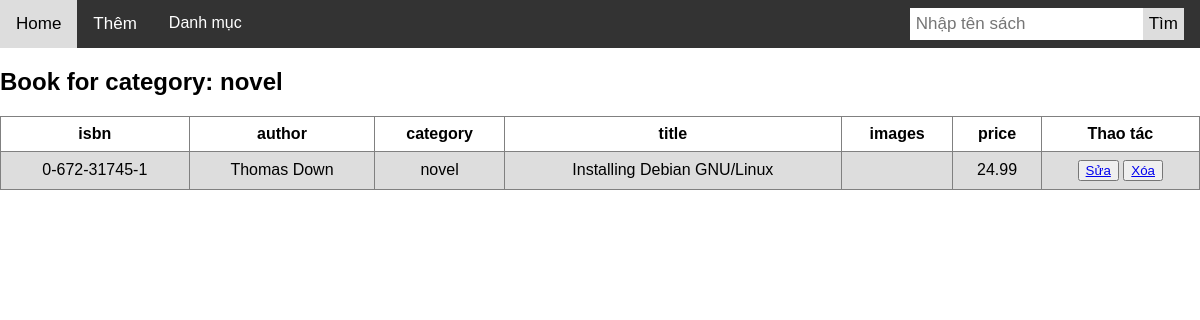
Before: /Page/Book/category.php?category=novel with the older database file.
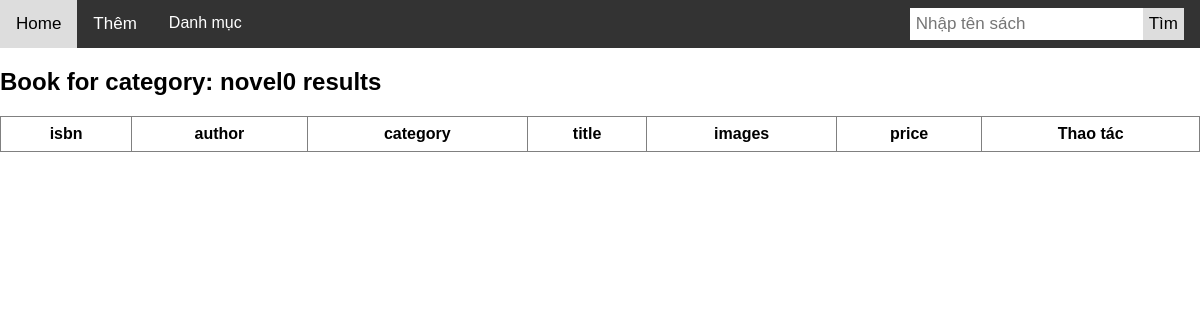
After: the same page with the newer database file.
### tables this page shows
CREATE TABLE `books` (
  `isbn` char(13) NOT NULL,
  `author` char(50) NOT NULL,
  `title` char(100) DEFAULT NULL,
  `category` text NOT NULL,
  `images` text NOT NULL,
  `price` float DEFAULT NULL
);

### connection.php (called while the page is built)
<?php
function ketnoiCSDL()
{
    $server = "localhost";
    $username = "root";
    $password = "";
    $dbname = "bookstore";
    $con = mysqli_connect($server, $username, $password);
    if (!$con) {
        echo "Ket noi khong thanh cong";
    } else {
        mysqli_select_db($con, $dbname);
        return $con;
    }
}

### Class/book.php (called while the page is built, shortened)
<?php
include_once '../../connection.php';
class BookModel
{
    private $con;
    function __construct()
    {
        $this->con = ketnoiCSDL();
    }
    private function run_my_select_sql($sql)
    {
        $result = mysqli_query($this->con, $sql);
        return $result;
    }
    public function getByCategory($category)
    {
        $sql = "SELECT *
                FROM books
                WHERE category = '$category'";
        return $this->run_my_select_sql($sql);
    }
}

### Page/Book/category.php (the view, shortened to what this page needs)
<!DOCTYPE html>
<html>
<head>
</head>
<body>
    <?php include_once 'menusach.php'; ?>
    <table id="t01">
        <tr>
            <th>isbn</th>
            <th>author</th>
            <th>category</th>
            <th>title</th>
            <th>images</th>
            <th>price</th>
            <th>Thao tác</th>
        </tr>
        <?php
        include_once '../../Class/book.php';
        $bookModel = new BookModel();
        if(isset($_GET["category"])){
            echo "<h2>Book for category: " . $_GET["category"];
            $result = $bookModel->getByCategory($_GET["category"]);
        }else{
            $result = $bookModel->getAll();
        }
        if ($result->num_rows > 0) {
            while ($row = $result->fetch_assoc()) {
                echo "<tr>"
                    . "<td>" . $row['isbn'] . "</td>"
                    . "<td>" . $row['author'] . "</td>"
                    . "<td>" . $row['category'] . "</td>"
                    . "<td>" . $row['title'] . "</td>"
                    . "<td>" . $row['images'] . "</td>"
                    . "<td>" . $row['price'] . "</td>"
                    . "<td>
                            <button><a href='./suasach.php?isbn=" . $row['isbn'] . "'>Sửa</a></button>
                            <button><a href='./xoasach.php?isbn=" . $row['isbn'] . "'>Xóa</a></button>
                        </td>"
                    . "</tr>";
            }
        } else {
            echo "0 results";
        }
        ?>
    </table>
</body>
</html>

### Page/Book/menusach.php (shortened to what this page needs)
<!DOCTYPE html>
<html>
<head>
</head>
<body>
<div class="topnav">
  <a  href="./index.php">Home</a>
  <a  href="./themsach.php">Thêm</a>
  <div class="dropdown">
    <button class="dropbtn">Danh mục
    </button>
  </div>
  <div class="search-container">
    <form action="./find.php" method="POST">
      <input type="text" placeholder="Nhập tên sách" name="search">
      <button type="submit">Tìm</button>
    </form>
  </div>
</div>
</body>
</html>

### Page/Book/category.php (style rules this page uses)
table { font-family: arial, sans-serif; border-collapse: collapse; width: 100%; }
td, th { border: 1px solid grey; text-align: center; padding: 8px; }
tr:nth-child(even) { background-color: #dddddd; }

### Page/Book/menusach.php (style rules this page uses)
* { box-sizing: border-box; }
body { margin: 0; font-family: Arial, Helvetica, sans-serif; }
.topnav { overflow: hidden; background-color: #333; }
.topnav a { float: left; display: block; color: white; text-align: center; padding: 14px 16px; text-decoration: none; font-size: 17px; }
.topnav .search-container { float: right; }
.topnav input[type=text] { padding: 6px; margin-top: 8px; font-size: 17px; border: none; }
.topnav .search-container button { float: right; padding: 6px; margin-top: 8px; margin-right: 16px; background: #ddd; font-size: 17px; border: none; cursor: pointer; }
.dropdown { float: left; overflow: hidden; }
.dropdown .dropbtn { font-size: 16px; border: none; outline: none; color: white; padding: 14px 16px; background-color: inherit; font-family: inherit; margin: 0; }

Changed rows visible on the page:
no longer on this page (row edited): books: isbn "0-672-31745-1", author "Thomas Down", category "novel", title "Installing Debian GNU/Linux", price "24.99"
Other visible differences:
text now shown: "0 results"
